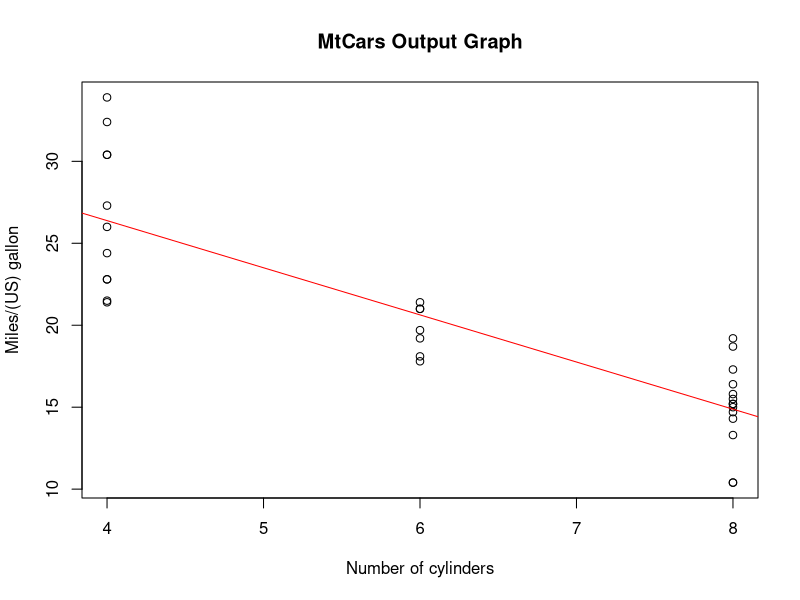

The R script that drew this image:
## ---- chunk 1
  numX <- 2;  numY <- 1; showfit <- TRUE; rowdesc <- c("Miles/(US) gallon", "Number of cylinders")
  plot(mtcars[,numX], mtcars[,numY], main = "MtCars Output Graph", xlab = rowdesc[numX], ylab = rowdesc[numY])
  if (showfit) abline(lm(mtcars[,numY] ~ mtcars[,numX]), col = "red")
